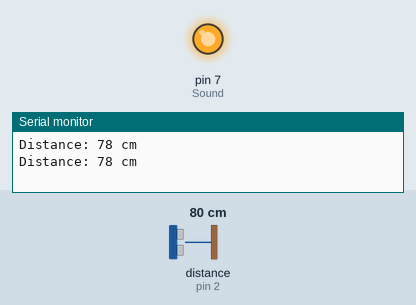
This sketch was run on a simulated Arduino Uno, built with avr-gcc and run on an emulated ATmega328P. Shown: output pins drawn as LEDs (lit = HIGH), the last lines printed to the serial monitor. Wiring (inferred from the names in the program): ultrasonic range finder: trigger pin 3; echo pin 2. The inputs (shaded band) are chosen by the test bench; at power-on: distance to the obstacle (sensor on pin 2) 80 cm. The echo pulse lasts 58.3 µs per cm; pins used as bus, display or sensor lines are not drawn.

Above: at 1.8 s.
1.9 s: distance to the obstacle (sensor on pin 2) set to 86 cm
At 2.9 s:
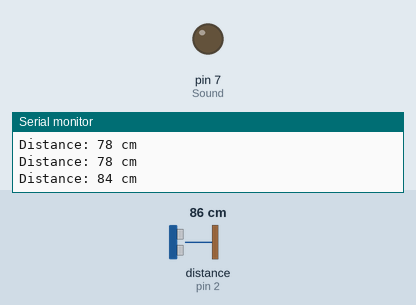
3.5 s: distance to the obstacle (sensor on pin 2) set to 2 cm
At 4.7 s:
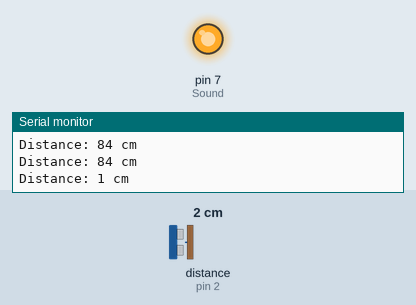
5.5 s: distance to the obstacle (sensor on pin 2) set to 120 cm
At 6.6 s:
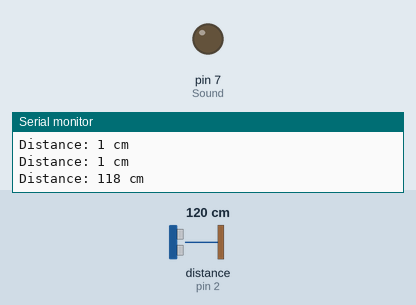
Timing chart, 0 to 8.5 s (numbered marks = the images above; inputs shaded):
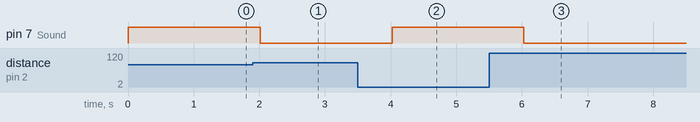

The sketch:

CarkPark.ino
```cpp
#define echoPin 2
#define trigPin 3
#define Sound 7

long duration;
int distance;

void setup() {
  pinMode(echoPin, INPUT);
  pinMode(trigPin, OUTPUT);
  pinMode(Sound, OUTPUT);
  Serial.begin(9600);
}

void loop() {
  // Clear the trigPin condition
  digitalWrite(trigPin, LOW);
  delayMicroseconds(2);

  // Trigger the sensor by setting the trigPin high for 10 microseconds
  digitalWrite(trigPin, HIGH);
  delayMicroseconds(10);
  digitalWrite(trigPin, LOW);

  // Read the duration of the pulse from the echoPin
  duration = pulseIn(echoPin, HIGH);

  // Calculate the distance
  distance = duration * 0.034 / 2;

  // Output the distance to the Serial Monitor
  Serial.print("Distance: ");
  Serial.print(distance);
  Serial.println(" cm");

  // Control the Sound based on the distance
  if (distance < 80) {
    digitalWrite(Sound, HIGH);
  } else {
    digitalWrite(Sound, LOW);
  }

  // Delay before the next measurement
  delay(1000);
}
```

Measured:
- the behaviour switches between 81 and 82 cm on distance to the obstacle (sensor on pin 2) (found by bisection; images 0 and 1)
- after the input at 1.9 s, pin 7 (Sound): HIGH → LOW after 0.12 s
- after the input at 3.5 s, pin 7 (Sound): LOW → HIGH after 0.52 s
- after the input at 5.5 s, pin 7 (Sound): HIGH → LOW after 0.53 s
